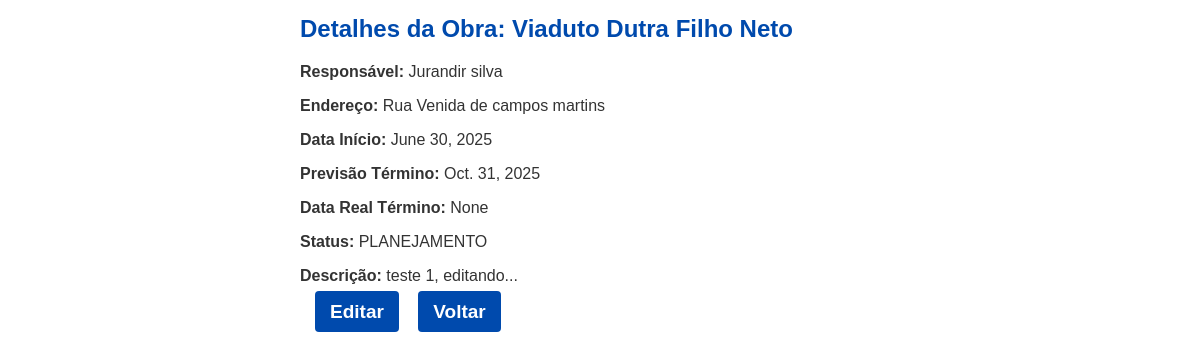
The page /obra/10/detalhes/ (signed in) on the database its author committed.
### Sistema/models.py (models this page shows, shortened)
class Obra(models.Model):
    STATUS_CHOICES = [
        ('PLANEJAMENTO', 'Planejamento'),
        ('ANDAMENTO', 'Em Andamento'),
        ('PARADA', 'Parada'),
        ('CONCLUIDA', 'Concluída'),
        ('CANCELADA', 'Cancelada'),
    ]
    nome = models.CharField(
        max_length=100,
        verbose_name="Nome da Obra"
    )
    empresa = models.CharField(
        max_length=100,
        verbose_name="Empresa Responsável"
    )
    endereco = models.TextField(
        verbose_name="Endereço Completo"
    )
    data_inicio = models.DateField(
        verbose_name="Data de Início"
    )
    data_prevista_termino = models.DateField(
        verbose_name="Previsão de Término",
        blank=True,
        null=True
    )
    data_real_termino = models.DateField(
        verbose_name="Data Real de Término",
        blank=True,
        null=True
    )
    status = models.CharField(
        max_length=12,
        choices=STATUS_CHOICES,
        default='PLANEJAMENTO',
        verbose_name="Status da Obra"
    )
    descricao = models.TextField(
        verbose_name="Descrição",
        blank=True
    )
    encarregado_responsavel = models.ForeignKey(
        User,
        on_delete=models.CASCADE,
        verbose_name="Encarregado Vinculado",
        null=True,
        blank=True,
        related_name='obras'
    )
    restaurante_vinculado = models.ForeignKey(
        'Restaurante',
        on_delete=models.CASCADE,
        verbose_name="Restaurante vinculado",
        null=True,
        blank=True,
    )
    hotel_vinculado = models.ForeignKey(
        'Hotel',
        on_delete=models.CASCADE,
        verbose_name="Hotel vinculado",
        null=True,
        blank=True,
    )
    class Meta:
        verbose_name = "Obra"
        verbose_name_plural = "Obras"
        ordering = ['-data_inicio']
        permissions = [
            ('view_obra_report', 'Pode visualizar relatórios de obra'),
        ]

### Sistema/views.py (the view)
# urls.py: path('obra/<int:id>/detalhes/', views.detalhes_obra, name='detalhes-obra'),
@login_required
def detalhes_obra(request, id):
    obra = get_object_or_404(Obra, id=id)
    return render(request, 'detalhes-obra.html', {'obra': obra})

### Sistema/templates/detalhes-obra.html (shortened to what this page needs)
{% load static %}
<!DOCTYPE html>
<html lang="pt-BR">
<head>
  <link rel="stylesheet" href="{% static 'css/style.css' %}" />
</head>
<body>
  <div class="corpo">
    <h2>Detalhes da Obra: {{ obra.nome }}</h2>
    <p><strong>Responsável:</strong> {{ obra.empresa }}</p>
    <p><strong>Endereço:</strong> {{ obra.endereco }}</p>
    <p><strong>Data Início:</strong> {{ obra.data_inicio }}</p>
    <p><strong>Previsão Término:</strong> {{ obra.data_prevista_termino }}</p>
    <p><strong>Data Real Término:</strong> {{ obra.data_real_termino }}</p>
    <p><strong>Status:</strong> {{ obra.status }}</p>
    <p><strong>Descrição:</strong> {{ obra.descricao }}</p>
    <a href="{% url 'editar-obra' obra.id %}" class="blue-button">Editar</a>
    <a href="{% url 'listar-obras' %}" class="blue-button">Voltar</a>
  </div>
</body>
</html>

### static/css/style.css (style rules this page uses)
body { margin: 0; background-color: rgb(255, 255, 255); font-family: 'Gill Sans', 'Gill Sans MT', Calibri, 'Trebuchet MS', sans-serif; color: #333; }
h2 { color: #004aad; margin-top: 15px; }
.blue-button { font-weight: bold; background-color: #004aad; color: white; padding: 10px 15px; border: none; border-radius: 4px; cursor: pointer; font-size: 19px; font-family: 'Gill Sans', 'Gill Sans MT', Calibri, 'Trebuchet MS', sans-serif; margin-top: -10px; margin-bottom: 15px; margin-left: 15px; transition: background-color 0.5s ease; text-decoration: none; }
.corpo { margin-left: 300px; margin-right: 50px; }

### rows shown on the page
Obra: nome "Viaduto Dutra Filho Neto", empresa "Jurandir silva", endereco "Rua Venida de campos martins", data_inicio "June 30, 2025", data_prevista_termino "Oct. 31, 2025", data_real_termino "None", status "PLANEJAMENTO", descricao "teste 1, editando..."
